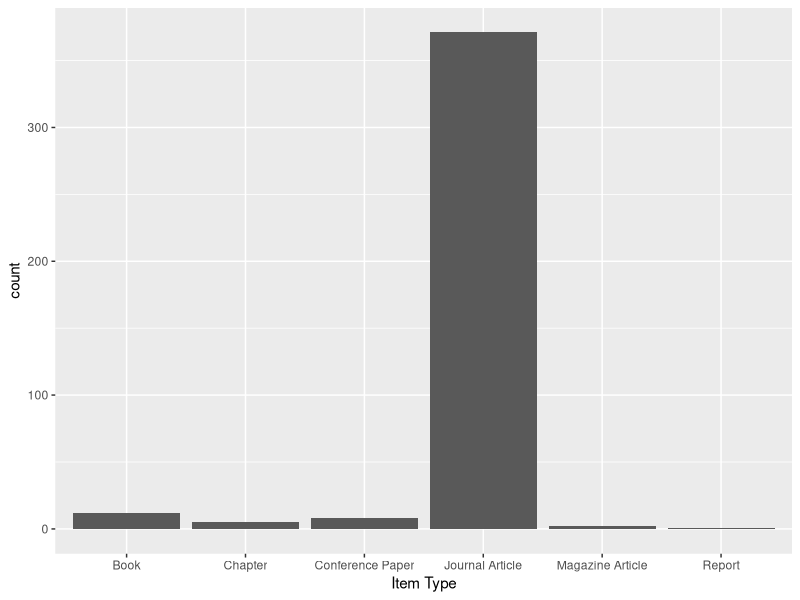

The R script that drew this image: (Note: this script raises an error after producing the figure.)
## ---- chunk 1
#| output: false
corpus <- readr::read_csv("corpus-2025-initial.csv",) |> 
  # normalise tags
  dplyr::mutate(tag = stringr::str_split(`Manual Tags`, ";")) |> 
  dplyr::mutate(tag = purrr::map(tag, \(t) stringr::str_trim(t))) 

corpus_n <- nrow(corpus)
corpus_n_with_text <- corpus |> 
  dplyr::filter(!is.na(`File Attachments`)) |> 
  nrow()
types_n <- unique(corpus$`Item Type`) |> length()
## ---- chunk 2
#| label: fig-item-type-hist
#| fig-cap: The items in the corpus are mostly journal articles, as expected.
corpus |> 
  ggplot2::ggplot(ggplot2::aes(`Item Type`)) + 
  ggplot2::geom_bar() +
  ggplot2::scale_x_discrete(labels = c(
    "book" = "Book",
    "bookSection" = "Chapter",
    "conferencePaper" = "Conference Paper",
    "journalArticle" = "Journal Article",
    "magazineArticle" = "Magazine Article",
    "report" = "Report"
  ))
## ---- chunk 3
#| output: false
# Get list of tags for categorisation
corpus |>
  tidyr::unnest(c(tag)) |> 
  dplyr::distinct(tag) |> 
  dplyr::mutate(tag_category = "") |> 
  readr::write_csv("all-tags.csv")

# Import categorised tags
tag_categories <- readr::read_csv("all-tags-categorised.csv")
## ---- chunk 4
#| label: fig-disciplines
#| fig-cap: Musicology and Visual Arts have probably been overlooked in the early history of CHS. Disciplines with only one article excluded.
disciplines <- corpus |> 
  tidyr::unnest(c(tag)) |> 
  dplyr::left_join(tag_categories, by="tag") |> 
  dplyr::filter(tag_category == "discipline", !is.na(tag)) |> 
  dplyr::group_by(tag) |> 
  dplyr::filter(dplyr::n() > 1)

disciplines |> 
  ggplot2::ggplot(ggplot2::aes(y=tag)) +
  ggplot2::geom_bar() +
  ggplot2::labs(
    y = "Discipline",
    x = glue::glue("Number of Articles (n = {nrow(disciplines)}).")
  )
## ---- chunk 5
computers <- corpus |> 
  tidyr::unnest(c(tag)) |> 
  dplyr::left_join(tag_categories, by="tag") |> 
  dplyr::filter(tag_category == "computer", !is.na(tag))
## ---- chunk 6
computers |> 
  dplyr::select(tag) |> 
  dplyr::mutate(
    tag = stringr::str_remove(tag, "Computer: "),
    brand = stringr::str_extract(tag, "\\w+")
  ) |> 
  ggplot2::ggplot(ggplot2::aes(y=brand)) +
  ggplot2::geom_bar() +
  ggplot2::labs(
    y = "Brand",
    x = glue::glue("Models Mentioned (n = {nrow(computers)} mentions in {length(unique(computers$Key))} articles)")
  )
